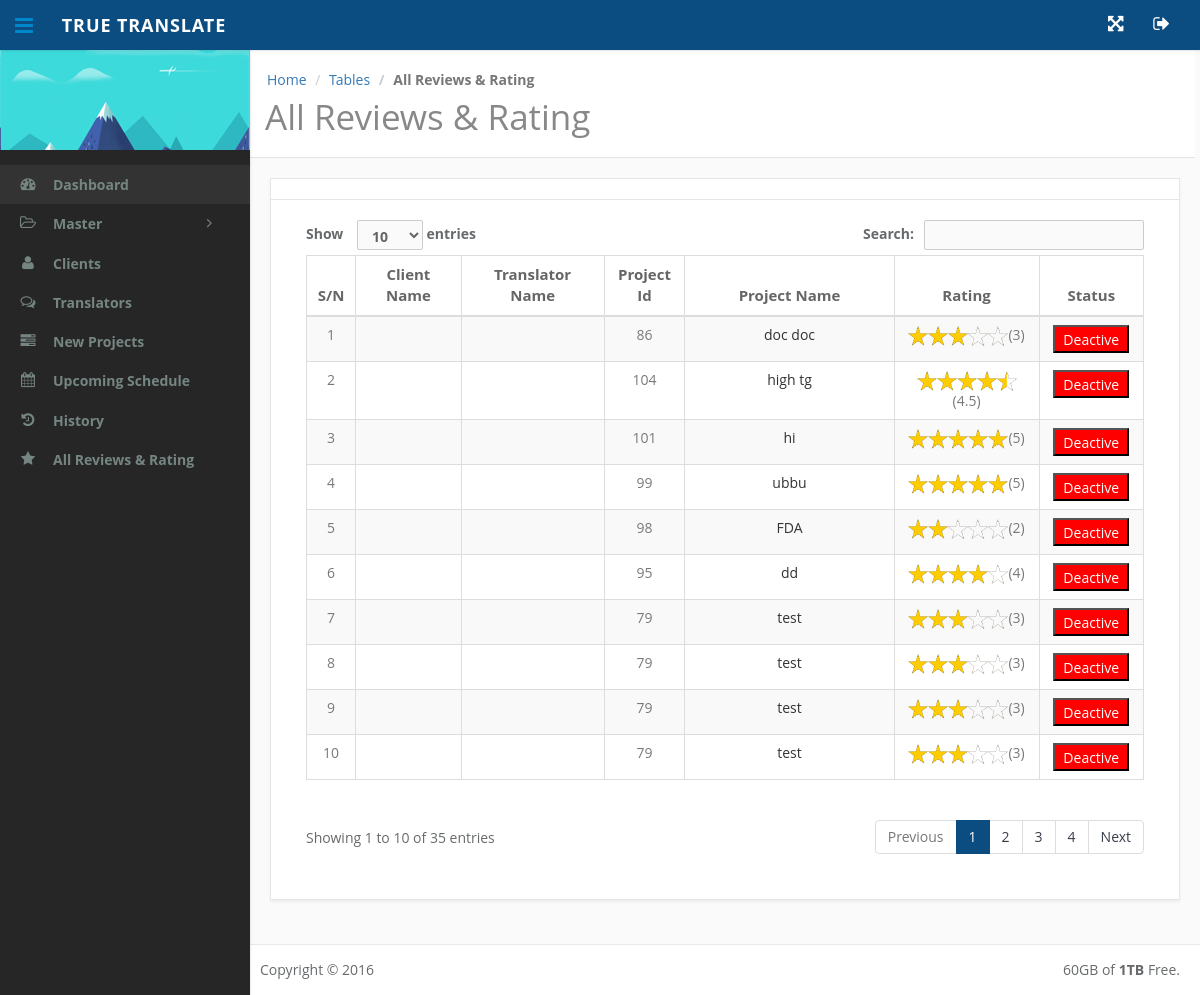
Page /translator-admin/all-review-rating.php (signed in) on the committed database.
### tables this page shows
CREATE TABLE IF NOT EXISTS `pro_review_rating` (
  `id` int(200) NOT NULL AUTO_INCREMENT,
  `pro_id` int(200) NOT NULL,
  `tra_id` int(200) NOT NULL,
  `cus_id` int(200) NOT NULL,
  `review` text NOT NULL,
  `rating` float NOT NULL,
  `status` enum('A','D') NOT NULL,
  PRIMARY KEY (`id`)
);

CREATE TABLE IF NOT EXISTS `project` (
  `id` int(200) NOT NULL AUTO_INCREMENT,
  `cus_id` int(200) NOT NULL,
  `project_name` varchar(200) NOT NULL,
  `main_lang` varchar(200) NOT NULL,
  `conversion_lang` varchar(200) NOT NULL,
  `project_type` enum('DOC','LIV') NOT NULL,
  `project_desc` text NOT NULL,
  `status` enum('A','D') NOT NULL,
  `running_status` enum('O','CL','A','W','CM') NOT NULL,
  `for_project` enum('PU','PR') NOT NULL,
  `datetime` datetime NOT NULL,
  `complete_datetime` datetime NOT NULL,
  `rand_no` varchar(200) NOT NULL,
  PRIMARY KEY (`id`)
);

### translator-admin/all-review-rating.php (the view, shortened to what this page needs)
<?php
	require_once('include/admin_header.php');
?>
    <div class="content-wrapper">
      <div class="content">
        <div class="container">
          <div id="content-header" class="clearfix">
            <div class="pull-left">
              <ol class="breadcrumb">
                <li><a href="index.php">Home</a></li>
                <li><a href="#">Tables</a></li>
                <li class="active"><span>All Reviews & Rating</span></li>
              </ol>
              <h1>All Reviews & Rating</h1>
            </div>
          </div>
          <div class="row">
            <div class="col-md-12">
              <div class="panel panel-default">
                <div class="panel-heading">
                  <h3 class="panel-title"></h3></div>
                <div class="panel-body">
                  <div class="row">
                    <div class="col-md-12 col-sm-12 col-xs-12">
					<div class="table_out">
                      <table id="datatable" class="table table-striped table-bordered">
                        <thead>
                        <tr>
							<th>S/N</th>
                            <th>Client Name</th>
                            <th>Translator Name</th>
                            <th>Project Id</th>
                            <th>Project Name</th>
                            <th>Rating</th>
                            <th>Status</th>
                        </tr>
                        </thead>
                        <tbody>
						<?php
						$select="select * from `pro_review_rating`";
						$que=mysqli_query($con,$select);
						$count=0;
						while($res=mysqli_fetch_array($que)){
							$count++;
							$tra_id=$res['tra_id'];
							$cus_id=$res['cus_id'];
							$pro_id=$res['pro_id'];
							$select_p="select * from `project` where `id`='$pro_id'";
							$que3=mysqli_query($con,$select_p);
							$res3=mysqli_fetch_array($que3);
							$select_d="select * from `u_details` where `login_id`='$tra_id'";
							$que1=mysqli_query($con,$select_d);
							$res1=mysqli_fetch_array($que1);
							$select_c="select * from `u_details` where `login_id`='$cus_id'";
							$que2=mysqli_query($con,$select_c);
							$res2=mysqli_fetch_array($que2);
							echo"<tr>
							<td>$count</td>
							<td><a href='clients-details.php?cus_id={$res2['login_id']}'>{$res2['f_name']}  {$res2['l_name']}</a></td>
                            <td><a href='translator-details.php?id={$res1['login_id']}'>{$res1['f_name']}  {$res1['l_name']}</a></td>
							<td>{$pro_id}</td>
							<td><a href='project-detail.php?pro_id={$pro_id}'>{$res3['project_name']}</a></td>";
							$rating=$res['rating'];
							$number = number_format ( $rating,1);
							$intpart = floor ( $number );
							$fraction = $number - $intpart;
							$unrated = 5 - round ( $number );
							echo "<td>";
							if ( $intpart <= 5 ) {
							for ( $i=0; $i<$intpart; $i++ )
								echo"<img id='".$pro_id."' onclick='review(this.id)'  src='assets/images/icon/star1.png' height='20px' width='20px'>";
							}
							if ( $fraction >= 0.5 && $fraction<=0.7 ) {
								echo "<img id='".$pro_id."' onclick='review(this.id)' src='assets/images/icon/half_star.png' height='20px' width='20px'>";
							}
							if ( $unrated > 0 ) {
								for ( $j=0; $j<$unrated; $j++ )
								echo "<img id='".$pro_id."' onclick='review(this.id)' src='assets/images/icon/blank_star.png' height='20px' width='20px'>";
							}
							echo "($rating)";
							echo"</td>";
							if($res['status']=='A'){
								echo" <td><a href='admin_code/update_status.php?rat_id={$pro_id}'><button style='background-color:red; color:white'>Deactive</button></a></td>";
							}
							else
							{
								echo" <td><a href='admin_code/update_status.php?rat_id={$pro_id}'><button style='background-color:green; color:white'>Active</button></a></td>";
							}
							echo" </tr>";
						}
						?>
                        </tbody>
                      </table>
					</div>
                    </div>
                  </div>
                </div>
              </div>
            </div>
          </div>
        </div>
      </div>
      <footer class="footer">
        <div class="row">
          <div class="col-lg-6 text-left">
            Copyright &copy; 2016
          </div>
          <div class="col-lg-6 text-right">
            60GB of <strong>1TB</strong> Free.
          </div>
        </div>
      </footer>
    </div>
  </div>
</body>
</html>

### rows in the picture
pro_review_rating: pro "86", project.project_name "doc doc", rating "3"
pro_review_rating: pro "104", project.project_name "high tg", rating "4.5"
pro_review_rating: pro "101", project.project_name "hi", rating "5"
pro_review_rating: pro "99", project.project_name "ubbu", rating "5"
pro_review_rating: pro "98", project.project_name "FDA", rating "2"
pro_review_rating: pro "95", project.project_name "dd", rating "4"
pro_review_rating: pro "79", project.project_name "test", rating "3"
pro_review_rating: pro "79", project.project_name "test", rating "3"
pro_review_rating: pro "79", project.project_name "test", rating "3"
pro_review_rating: pro "79", project.project_name "test", rating "3"
